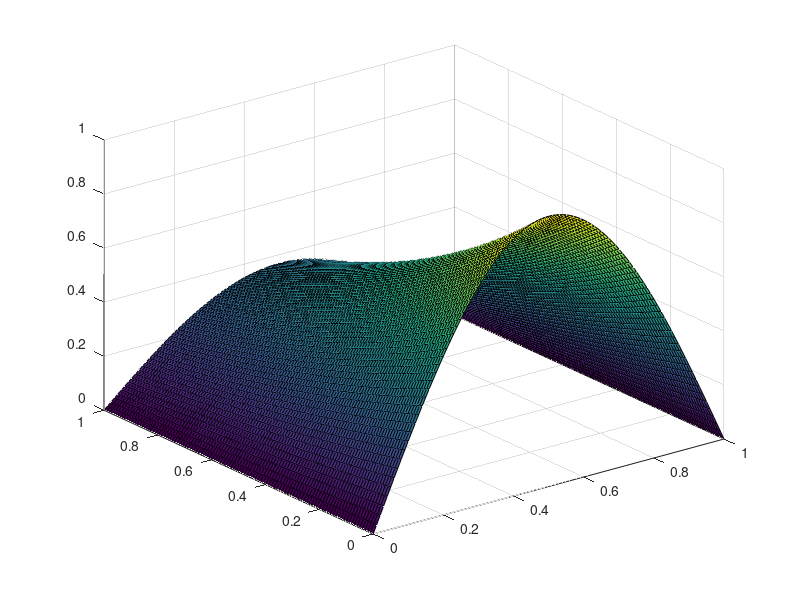

MATLAB code for this plot: (Note: this script raises an error after producing the figure.)
% demo of problem 2 of hw 11
% (a)
dt = 1e-2; t=0:dt:1;
dx = 1e-2; x=0:dx:1;
[X,T] = meshgrid(x,t);
ue = exp(-T).*sin(pi*X);
surf(X,T,ue)
colormap nicecolormap
shading interp
view([0 90])
set(gcf,'Color','w')
title('Exact solution')

% (b)
xl = 0;
xr = 1;
tb = 0;
tt = 1;
% h = 0.01;
% k = 0.01;
% w = backwardDifference(xl, xr, tb, tt, h, k);

% (c)
u = @(x, t) exp(-t) * sin(pi * x);
h = 0.1;
k = 0.1;
w = backwardDifference(xl, xr, tb, tt, h, k);
[m, n] = size(w);
error1 = abs(u(0.5, 1) - w((m + 1) / 2, n));

h = 0.01;
k = 0.01;
w = backwardDifference(xl, xr, tb, tt, h, k);
[m, n] = size(w);
error2 = abs(u(0.5, 1) - w((m + 1) / 2, n));
% 
h = 0.001;
k = 0.001;
w = backwardDifference(xl, xr, tb, tt, h, k);
[m, n] = size(w);
error3 = abs(u(0.5, 1) - w((m + 1) / 2, n));

display(error1);
display(error2);
display(error3);